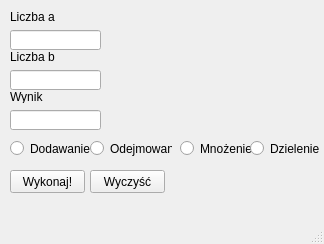
<?xml version="1.0" encoding="UTF-8"?>
<ui version="4.0">
 <class>MainWindow</class>
 <widget class="QMainWindow" name="MainWindow">
  <property name="enabled">
   <bool>true</bool>
  </property>
  <property name="geometry">
   <rect>
    <x>0</x>
    <y>0</y>
    <width>324</width>
    <height>244</height>
   </rect>
  </property>
  <property name="windowTitle">
   <string>Kalkulator</string>
  </property>
  <widget class="QWidget" name="centralwidget">
   <widget class="QRadioButton" name="check_dodaj">
    <property name="geometry">
     <rect>
      <x>10</x>
      <y>140</y>
      <width>82</width>
      <height>17</height>
     </rect>
    </property>
    <property name="text">
     <string>Dodawanie</string>
    </property>
   </widget>
   <widget class="QRadioButton" name="check_odejmij">
    <property name="geometry">
     <rect>
      <x>90</x>
      <y>140</y>
      <width>82</width>
      <height>17</height>
     </rect>
    </property>
    <property name="text">
     <string>Odejmowanie</string>
    </property>
   </widget>
   <widget class="QRadioButton" name="check_mnoz">
    <property name="geometry">
     <rect>
      <x>180</x>
      <y>140</y>
      <width>82</width>
      <height>17</height>
     </rect>
    </property>
    <property name="text">
     <string>Mnożenie</string>
    </property>
   </widget>
   <widget class="QRadioButton" name="check_dziel">
    <property name="enabled">
     <bool>true</bool>
    </property>
    <property name="geometry">
     <rect>
      <x>250</x>
      <y>140</y>
      <width>82</width>
      <height>17</height>
     </rect>
    </property>
    <property name="text">
     <string>Dzielenie</string>
    </property>
   </widget>
   <widget class="QPushButton" name="doCalc">
    <property name="geometry">
     <rect>
      <x>10</x>
      <y>170</y>
      <width>75</width>
      <height>23</height>
     </rect>
    </property>
    <property name="text">
     <string>Wykonaj!</string>
    </property>
   </widget>
   <widget class="QPushButton" name="doClean">
    <property name="geometry">
     <rect>
      <x>90</x>
      <y>170</y>
      <width>75</width>
      <height>23</height>
     </rect>
    </property>
    <property name="text">
     <string>Wyczyść</string>
    </property>
   </widget>
   <widget class="QLineEdit" name="input_a">
    <property name="geometry">
     <rect>
      <x>10</x>
      <y>30</y>
      <width>91</width>
      <height>20</height>
     </rect>
    </property>
   </widget>
   <widget class="QLineEdit" name="input_b">
    <property name="geometry">
     <rect>
      <x>10</x>
      <y>70</y>
      <width>91</width>
      <height>20</height>
     </rect>
    </property>
   </widget>
   <widget class="QLineEdit" name="output">
    <property name="geometry">
     <rect>
      <x>10</x>
      <y>110</y>
      <width>91</width>
      <height>20</height>
     </rect>
    </property>
    <property name="text">
     <string/>
    </property>
   </widget>
   <widget class="QLabel" name="label">
    <property name="geometry">
     <rect>
      <x>10</x>
      <y>10</y>
      <width>47</width>
      <height>13</height>
     </rect>
    </property>
    <property name="text">
     <string>Liczba a</string>
    </property>
   </widget>
   <widget class="QLabel" name="label_2">
    <property name="geometry">
     <rect>
      <x>10</x>
      <y>50</y>
      <width>47</width>
      <height>13</height>
     </rect>
    </property>
    <property name="text">
     <string>Liczba b</string>
    </property>
   </widget>
   <widget class="QLabel" name="label_3">
    <property name="geometry">
     <rect>
      <x>10</x>
      <y>90</y>
      <width>47</width>
      <height>13</height>
     </rect>
    </property>
    <property name="text">
     <string>Wynik</string>
    </property>
   </widget>
  </widget>
  <widget class="QMenuBar" name="menubar">
   <property name="geometry">
    <rect>
     <x>0</x>
     <y>0</y>
     <width>324</width>
     <height>21</height>
    </rect>
   </property>
  </widget>
  <widget class="QStatusBar" name="statusbar"/>
 </widget>
 <resources/>
 <connections/>
</ui>
